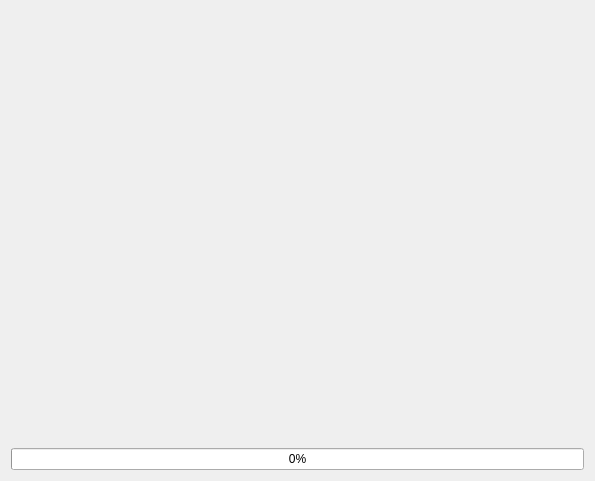
<?xml version="1.0" encoding="UTF-8"?>
<ui version="4.0">
 <class>startInterface</class>
 <widget class="QWidget" name="startInterface">
  <property name="geometry">
   <rect>
    <x>0</x>
    <y>0</y>
    <width>595</width>
    <height>481</height>
   </rect>
  </property>
  <property name="windowTitle">
   <string>Form</string>
  </property>
  <layout class="QVBoxLayout" name="verticalLayout">
   <item>
    <widget class="QLabel" name="label">
     <property name="styleSheet">
      <string notr="true">border-image: url(:/pic/image/01.png);</string>
     </property>
     <property name="text">
      <string/>
     </property>
    </widget>
   </item>
   <item>
    <widget class="QProgressBar" name="progressBar">
     <property name="value">
      <number>0</number>
     </property>
    </widget>
   </item>
  </layout>
 </widget>
 <resources/>
 <connections/>
</ui>
